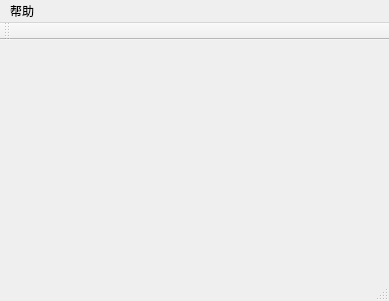
<?xml version="1.0" encoding="UTF-8"?>
<ui version="4.0">
 <class>MainWindow</class>
 <widget class="QMainWindow" name="MainWindow">
  <property name="geometry">
   <rect>
    <x>0</x>
    <y>0</y>
    <width>389</width>
    <height>301</height>
   </rect>
  </property>
  <property name="windowTitle">
   <string>MainWindow</string>
  </property>
  <property name="iconSize">
   <size>
    <width>21</width>
    <height>21</height>
   </size>
  </property>
  <widget class="QWidget" name="centralWidget"/>
  <widget class="QMenuBar" name="menuBar">
   <property name="geometry">
    <rect>
     <x>0</x>
     <y>0</y>
     <width>389</width>
     <height>17</height>
    </rect>
   </property>
   <widget class="QMenu" name="menu">
    <property name="title">
     <string>帮助</string>
    </property>
    <addaction name="actionguize"/>
   </widget>
   <addaction name="menu"/>
  </widget>
  <widget class="QToolBar" name="mainToolBar">
   <attribute name="toolBarArea">
    <enum>TopToolBarArea</enum>
   </attribute>
   <attribute name="toolBarBreak">
    <bool>false</bool>
   </attribute>
  </widget>
  <widget class="QStatusBar" name="statusBar"/>
  <action name="actionguize">
   <property name="text">
    <string>guize</string>
   </property>
  </action>
 </widget>
 <layoutdefault spacing="6" margin="11"/>
 <resources/>
 <connections/>
</ui>
